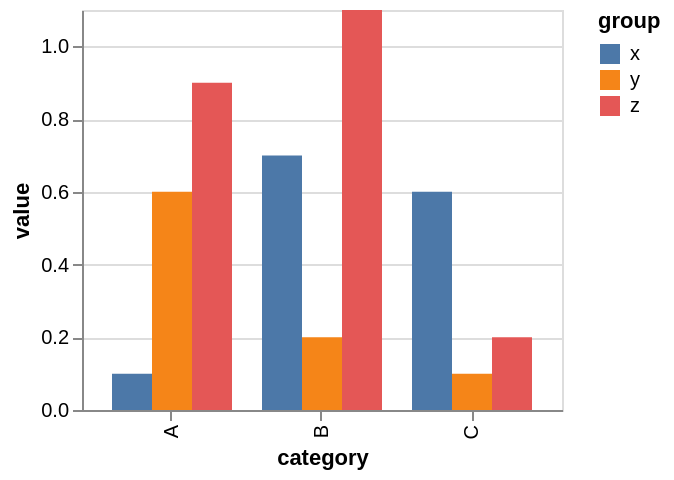

This figure's Vega-Lite source:
### Vega specification from a JSON file in a GitHub repository (floating-point values rounded to 4 significant figures)
{"$schema": "https://vega.github.io/schema/vega/v5.json", "background": "white", "padding": 5, "height": 200, "style": "cell", "data": [{"name": "source_0", "values": [{"category": "A", "group": "x", "value": 0.1}, {"category": "A", "group": "y", "value": 0.6}, {"category": "A", "group": "z", "value": 0.9}, {"category": "B", "group": "x", "value": 0.7}, {"category": "B", "group": "y", "value": 0.2}, {"category": "B", "group": "z", "value": 1.1}, {"category": "C", "group": "x", "value": 0.6}, {"category": "C", "group": "y", "value": 0.1}, {"category": "C", "group": "z", "value": 0.2}]}, {"name": "data_0", "source": "source_0", "transform": [{"type": "stack", "groupby": ["category", "group"], "field": "value", "sort": {"field": [], "order": []}, "as": ["value_start", "value_end"], "offset": "zero"}, {"type": "filter", "expr": "isValid(datum[\"value\"]) && isFinite(+datum[\"value\"])"}]}], "signals": [{"name": "x_step", "update": "20 * bandspace(domain('xOffset').length, 0, 0) / (1-0.2)"}, {"name": "width", "update": "bandspace(domain('x').length, 0.2, 0.2) * x_step"}], "marks": [{"name": "marks", "type": "rect", "style": ["bar"], "from": {"data": "data_0"}, "encode": {"update": {"fill": {"scale": "color", "field": "group"}, "ariaRoleDescription": {"value": "bar"}, "description": {"signal": "\"category: \" + (isValid(datum[\"category\"]) ? datum[\"category\"] : \"\"+datum[\"category\"]) + \"; value: \" + (format(datum[\"value\"], \"\")) + \"; group: \" + (isValid(datum[\"group\"]) ? datum[\"group\"] : \"\"+datum[\"group\"])"}, "x": {"scale": "x", "field": "category", "offset": {"scale": "xOffset", "field": "group"}}, "width": {"signal": "max(0.25, bandwidth('xOffset'))"}, "y": {"scale": "y", "field": "value_end"}, "y2": {"scale": "y", "field": "value_start"}}}}], "scales": [{"name": "x", "type": "band", "domain": {"data": "data_0", "field": "category", "sort": true}, "range": {"step": {"signal": "x_step"}}, "paddingInner": 0.2, "paddingOuter": 0.2}, {"name": "y", "type": "linear", "domain": {"data": "data_0", "fields": ["value_start", "value_end"]}, "range": [{"signal": "height"}, 0], "nice": true, "zero": true}, {"name": "xOffset", "type": "band", "domain": {"data": "data_0", "field": "group", "sort": true}, "range": {"step": 20}}, {"name": "color", "type": "ordinal", "domain": {"data": "data_0", "field": "group", "sort": true}, "range": "category"}], "axes": [{"scale": "y", "orient": "left", "gridScale": "x", "grid": true, "tickCount": {"signal": "ceil(height/40)"}, "domain": false, "labels": false, "aria": false, "maxExtent": 0, "minExtent": 0, "ticks": false, "zindex": 0}, {"scale": "x", "orient": "bottom", "grid": false, "title": "category", "labelAlign": "right", "labelAngle": 270, "labelBaseline": "middle", "zindex": 0}, {"scale": "y", "orient": "left", "grid": false, "title": "value", "labelOverlap": true, "tickCount": {"signal": "ceil(height/40)"}, "zindex": 0}], "legends": [{"fill": "color", "symbolType": "square", "title": "group"}]}
